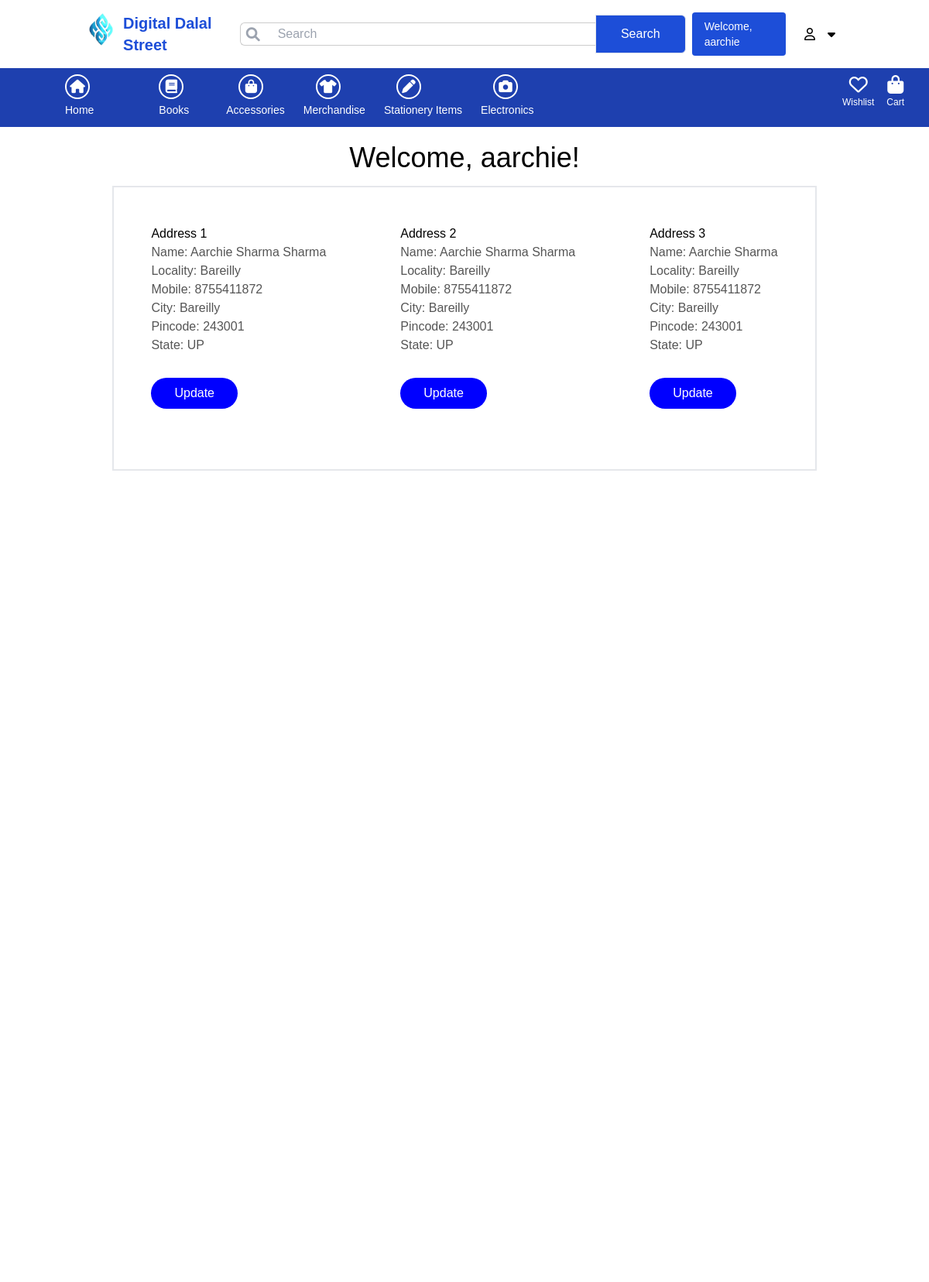
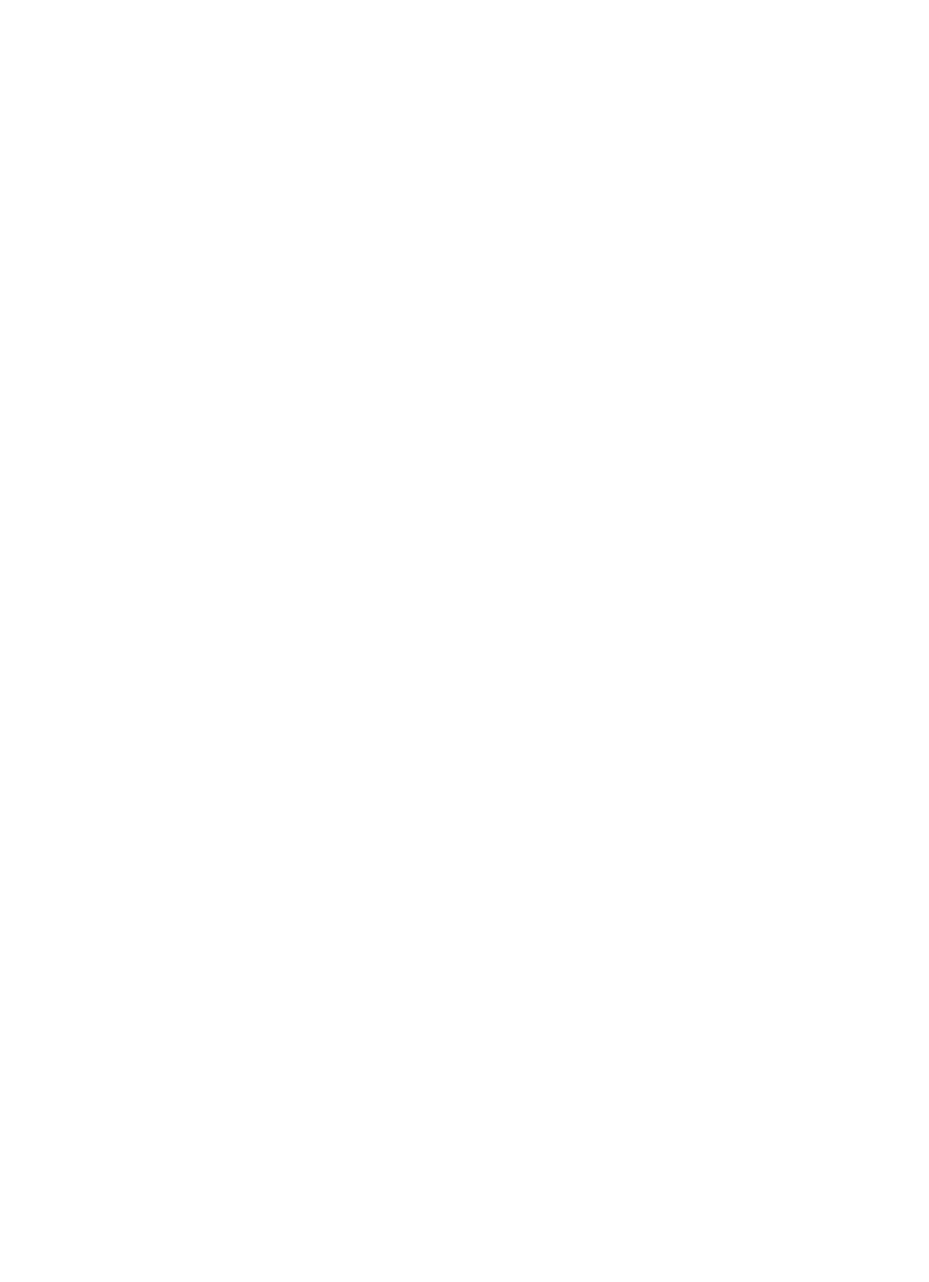
The app's page /address/ (signed in) with its own data (2 pictures, top to bottom).
### app/models.py (models this page shows, shortened)
class Customer(models.Model):
    user = models.ForeignKey(User,on_delete=models.CASCADE)
    name = models.CharField(max_length=200)
    locality = models.CharField(max_length=200)
    city = models.CharField(max_length=50)
    mobile = models.IntegerField(default=0)
    zipcode = models.IntegerField()
    state = models.CharField(choices=STATE_CHOICES,max_length=100)

### app/views.py (the view)
# urls.py: path('address/',views.address,name='address'),
@login_required
def address(request):
    add = Customer.objects.filter(user=request.user)
    totalitem = 0
    wishitem = 0
    if request.user.is_authenticated:
        totalitem = len(Cart.objects.filter(user=request.user))
        wishitem = len(Wishlist.objects.filter(user=request.user))
    return render(request, 'app/address.html', locals())

### app/templates/app/address.html (shortened to what this page needs)
<!DOCTYPE html>
{% load static %}
<html lang="en">
<head>
    <link rel="stylesheet" href="{% static 'app/css/style.css' %}"/>
    <link rel="stylesheet" href="https://stackpath.bootstrapcdn.com/font-awesome/4.7.0/css/font-awesome.min.css">
    <link rel="stylesheet" href="https://cdn.jsdelivr.net/npm/bootstrap-icons@1.8.1/font/bootstrap-icons.css">
    <link rel="stylesheet" href="https://cdnjs.cloudflare.com/ajax/libs/font-awesome/6.4.2/css/all.min.css" />
    <link rel="stylesheet" href="{% static 'app/css/owl.carousel.min.css' %}"/>
    <link rel="stylesheet" href="{% static 'app/css/all.min.css' %}"/>
    <link rel="stylesheet" href="https://unpkg.com/swiper/swiper-bundle.min.css" />
    <link rel="stylesheet" href="https://cdnjs.cloudflare.com/ajax/libs/font-awesome/6.0.0-beta3/css/all.min.css">
    <script src="https://cdn.tailwindcss.com"></script>
</head>
    <body>
        <div class="">
            <header class="py-4 shadow-sm bg-white">
                <div class="container flex items-center justify-between">
                    <div class="flex flex-row">
                        <a href="index.html" >
                            <img src="../../static/app/images/product/smlogo.png" alt="Logo" class="w-10 h-auto">
                        </a>
                        <p class="ml-3 text-blue-700 font-bold text-xl flex items-center justify-center">
                            Digital Dalal Street
                        </p>
                </div>
                 <form class="w-full max-w-xl relative flex mx-auto" role="search" action="/search">
                  <span class="absolute left-2 top-3 text-lg text-gray-400">
                      <i class="fa-solid fa-magnifying-glass"></i>
                  </span>
                  <input type="search" name="search" aria-label="Search"
                      class="w-full border border-primary border-r-0 pl-12 py-3 pr-3 rounded-l-md focus:outline-none hidden md:flex"
                      placeholder="Search">
                      <button
                      class="bg-blue-700 border border-primary text-white px-8 rounded-r-md hover:bg-blue-600 transition hidden md:flex items-center justify-center" type="submit">Search</button>
              </form>
                <div class="text-sm flex flex-row gap-2 ml-2 text-black items-center justify-center">
                    {% if user.is_authenticated %}
                        <a href="{% url 'profile' %}" class="bg-blue-700 hover:bg-blue-800  text-white px-4 py-2 rounded mr-4">
                            Welcome, {{ user.username }}
                        </a>
                    </div>
                        <i class="fa-regular fa-user rounded-lg p-2"></i>
                        <div class="relative inline-block">
                            <i id="userIcon" class="fa fa-caret-down text-black rounded-lg p-2 cursor-pointer"></i>
                        </div>
                    {% else %}
                        <a href="{% url 'customerregistration' %}" class="bg-blue-700 hover:bg-blue-800 text-white px-4 py-2 rounded mr-4">Login/Signup</a>
                    {% endif %}
                </div>
                </div>
            <nav class="flex items-center justify-start bg-blue-800 text-sm leading-3 text-white">
              <ul class="flex space-x-2 py-2">
                <li class="flex-col items-center">
                    <div class="nav-icon">
                    </div>
                    <div class="nav-text">
                        <a href="/" class="block mr-2 px-6 py-2 text-white hover:underline">Home</a>
                    </div>
                </li>
                <li>
                    <div class="nav-icon">
                    </div>
                    <div class="nav-text">
                        <a href="{% url 'books' %}" class="block px-6 py-2 mr-2 text-white hover:underline">Books</a>
                    </div>
                </li>
                <li>
                    <div class="nav-icon">
                    </div>
                    <div class="nav-text">
                        <a href="{% url 'accessory' %}" class="block px-2 py-2 text-white hover:underline">Accessories</a>
                    </div>
                </li>
                <li class="relative group">
                    <div class="nav-icon">
                        </div>
                        <a href="#" class="block px-2 py-2 text-white hover:underline">Merchandise</a>
                </li>
                <li>
                    <div class="nav-icon">
                    </div>
                    <div class="nav-text">
                        <a href="{% url 'stationary' %}" class="block px-2 py-2  text-white hover:underline">Stationery Items</a>
                    </div>
                </li>
                <li>
                    <div class="nav-icon">
                    </div>
                    <div class="nav-text">
                        <a href="{% url 'electronics' %}" class="block px-2 py-2 text-white hover:underline">Electronics</a>
                    </div>
                </li>
            </ul>
                <div class="flex items-center space-x-4 ml-auto pr-8">
                    <a href="{% url 'showwishlist' %}" class="text-center text-white hover:text-primary transition relative">
                        <div class="text-2xl">
                            <i class="fa-regular fa-heart"></i>
                        </div>
                        <div class="text-xs leading-3">Wishlist</div>
                    </a>
                    <a href="{% url 'showcart' %}" class="text-center text-white hover:text-primary transition relative">
                        <div class="text-2xl">
                            <i class="fa-solid fa-shopping-bag"></i>
                        </div>
                        <div class="text-xs leading-3">Cart</div>
                    </a>
                </div>
            </nav>
            {% block main-content %}
<div class="container my-5">
    <div class="row">
        <h1 class="mb-4 text-4xl">Welcome, {{request.user}}!</h1>
    <div class="col-lg-8 offset-lg-1 border border-2">
        <div class="row">
            {% for ad in add %}
            <div class="col-sm-6">
                <div class="card m-12">
                    <div class="card-body">
                        <h4> Address {{forloop.counter}}</h4>
                        <p>Name: {{ad.name}}</p>
                        <p>Locality: {{ad.locality}}</p>
                        <p>Mobile: {{ad.mobile}}</p>
                        <p>City: {{ad.city}}</p>
                        <p>Pincode: {{ad.zipcode}}</p>
                        <p>State: {{ad.state}}</p>
                        <p type="submit" class="btn btn-primary" style="background-color: blue; color: #fff;"><a href="{% url 'updateAddress' pk=ad.id%}">Update</a></p>
                    </div>
                </div>
            </div>
            {% endfor %}
    </div>
</div>
</div>
                                </div>
                </body>
                </html>
{% endblock main-content %}
 <div class="flex items-end w-full min-h-screen bg-white">
</div>
</body>
</html>

### app/static/app/css/style.css (style rules this page uses)
* { margin: 0; padding: 0; box-sizing: border-box; }
body { font-family: sans-serif; }
i { cursor: pointer; }
a { text-decoration: none; color: white; }
.container { max-width: 1300px; margin: auto; padding-left: 25px; padding-right: 25px; }
nav { flex: 1; text-align: right; }
nav ul { display: inline-block; list-style-type: none; padding: 25px 60px; }
nav ul li { display: inline-block; margin-right: 20px; }
p { color: #555; }
.row { display: flex; align-items: center; flex-wrap: wrap; justify-content: space-around; }
.btn { display: inline-block; background: rgb(221, 220, 220); color: #1d1a25; padding: 8px 30px; margin: 30px 0; border-radius: 30px; transition: background 0.5s; }
ul { list-style-type: none; }
form input { width: 100%; height: 30px; margin: 10px 0; padding: 0 10px; border: 1px solid #ccc; }
.text-center { text-align: center; margin-bottom: 20px; }

### app/templates/app/address.html (style rules this page uses)
.nav-icon { display: flex; align-items: center; justify-content: center; border-radius: 50%; padding: 6px; margin-left: 24px; border: 2px solid #fff; width: 32px; height: 32px; }
.nav-text { display: flex; align-items: center; }

### records on screen
Customer: name "Aarchie Sharma Sharma", locality "Bareilly", mobile "8755411872", city "Bareilly", zipcode "243001", state "UP"
Customer: name "Aarchie Sharma Sharma", locality "Bareilly", mobile "8755411872", city "Bareilly", zipcode "243001", state "UP"
Customer: name "Aarchie Sharma", locality "Bareilly", mobile "8755411872", city "Bareilly", zipcode "243001", state "UP"

### other values on screen
{{ user.username }} "aarchie"
{{ request.user }} "aarchie"
